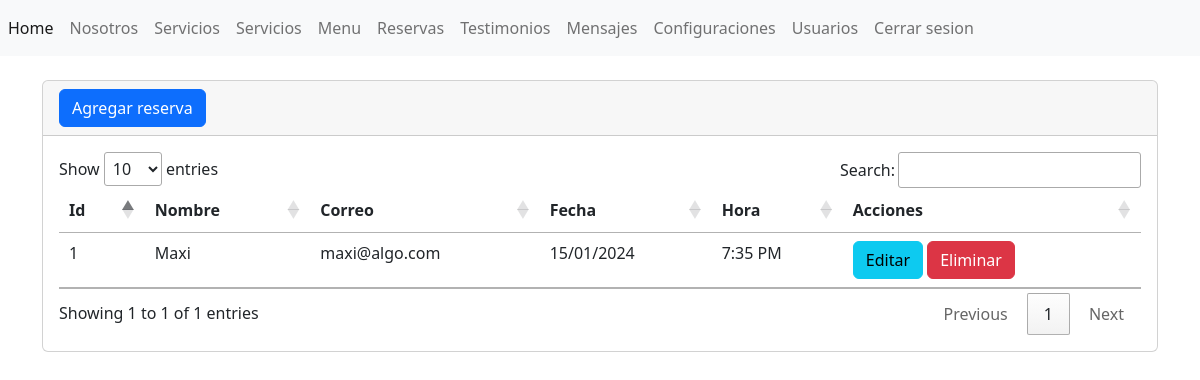
The app's page /admin/secciones/reservas/index.php with its own data.
### tables this page shows
CREATE TABLE IF NOT EXISTS tbl_reservas (
  id INT AUTO_INCREMENT PRIMARY KEY,
  nombre VARCHAR(255) NOT NULL,
  correo VARCHAR(255) NOT NULL,
  fecha VARCHAR(255) NOT NULL,
  hora VARCHAR(255) NOT NULL
);

### admin/secciones/reservas/index.php (the view, shortened to what this page needs)
<?php include("../../bd.php");
    $sentencia= $conexion->prepare("SELECT * FROM `tbl_reservas`");
    $sentencia->execute();
    $lista_reservas=$sentencia->fetchAll(PDO::FETCH_ASSOC);
 include("../../templates/header.php");?>
<div class="card">
    <div class="card-header">
        <a name="" id="" class="btn btn-primary" href="crear.php" role="button">Agregar reserva</a>
    </div>
    <div class="card-body">
         <div class="table-responsive">
            <table class="table">
                <thead>
                    <tr>
                        <th scope="col">Id</th>
                        <th scope="col">Nombre</th>
                        <th scope="col">Correo</th>
                        <th scope="col">Fecha</th>
                        <th scope="col">Hora</th>
                        <th scope="col">Acciones</th>
                    </tr>
                </thead>
                <tbody>
                <?php foreach($lista_reservas as $registros){?>
                    <tr>
                        <td><?php echo $registros["id"] ?></td>
                        <td><?php echo $registros["nombre"] ?></td>
                        <td><?php echo $registros["correo"] ?></td>
                        <td><?php echo $registros["fecha"] ?></td>
                        <td><?php echo $registros["hora"] ?></td>
                        <td>
                        <a name="" id="" class="btn btn-info" href="editar.php?txtid=<?php echo $registros['id']; ?> " role="button" role="button">Editar</a>
                        <a name="" id="" class="btn btn-danger" href="index.php?txtid=<?php echo $registros['id']; ?>" role="button">Eliminar</a>
                        </td>
                    </tr>
                  <?php } ?>
                </tbody>
            </table>
        </div>
    </div>
</div>
<?php include("../../templates/footer.php"); ?>

### records on screen
tbl_reservas: id "1", nombre "Maxi", correo "maxi@algo.com", fecha "15/01/2024", hora "7:35 PM"
